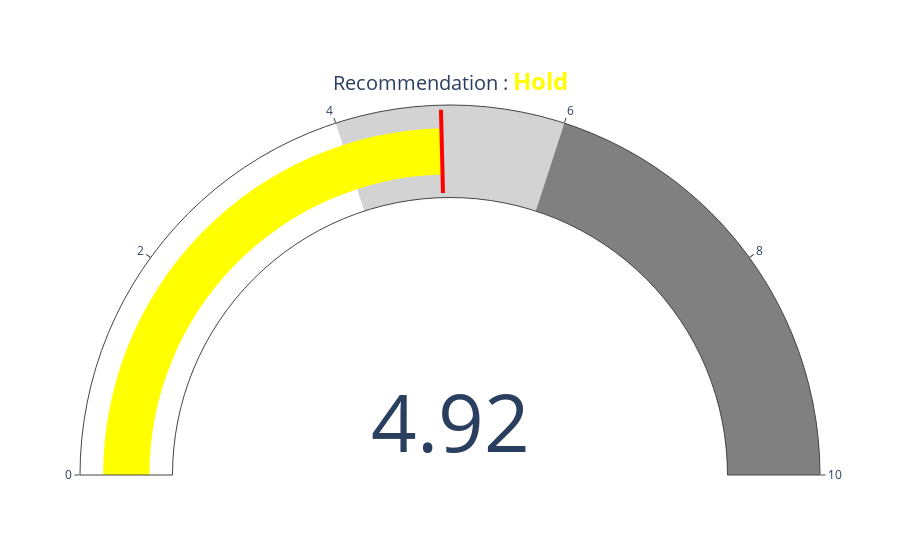

Write notebook code for a chart like this one.
### Code cell
def plot_gauge(value):
    color = 'red'
    recommendation = 'Sell'
    val = value * 10
    if val > -2:
        color = 'yellow'
        recommendation = 'Hold'
    if val > 1.5:
        color = 'green'
        recommendation = 'Buy'

    fig = go.Figure(go.Indicator(
        mode = "gauge+number",
        value = (val + 10)/2,
        domain = {'x': [0, 1], 'y': [0, 1]},
        title = {"text": "Recommendation : <span style='font-size:1.2em;font-weight: bold;color:"+color+"'>" +recommendation+ "</span>"},
        gauge = {'axis': {'range': [0, 10]},
                 'bar': {'color': color},
                 'steps' : [
                     {'range': [0, 4], 'color': "white"},
                     {'range': [4, 6], 'color': "lightgray"},
                     {'range': [6, 10], 'color': "gray"}],'threshold': {
            'line': {'color': "red", 'width': 4},
            'thickness': 0.9,
            'value': (val + 10)/2}}))

    fig.show()
    fig.write_image(file='gekko_gauge.png', format='.png')
    
plot_gauge(res.avg_pred[-1])

### Figure 1 — Plotly figure (JSON) as saved in the notebook; plotly's stock layout.template omitted (floating-point values rounded to 4 significant figures)
{"data": [{"domain": {"x": [0, 1], "y": [0, 1]}, "gauge": {"axis": {"range": [0, 10]}, "bar": {"color": "yellow"}, "steps": [{"color": "white", "range": [0, 4]}, {"color": "lightgray", "range": [4, 6]}, {"color": "gray", "range": [6, 10]}], "threshold": {"line": {"color": "red", "width": 4}, "thickness": 0.9, "value": 4.921}}, "mode": "gauge+number", "title": {"text": "Recommendation : <span style='font-size:1.2em;font-weight: bold;color:yellow'>Hold</span>"}, "type": "indicator", "value": 4.921}], "layout": {}}
